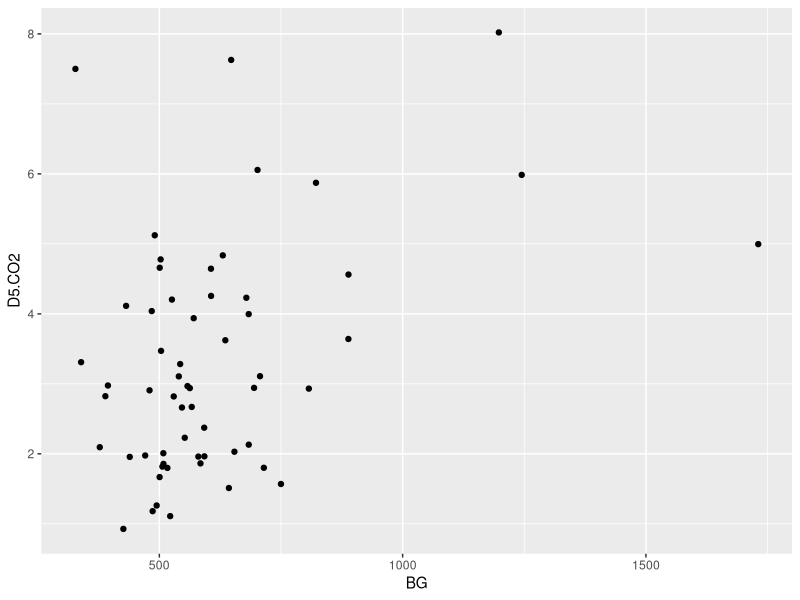
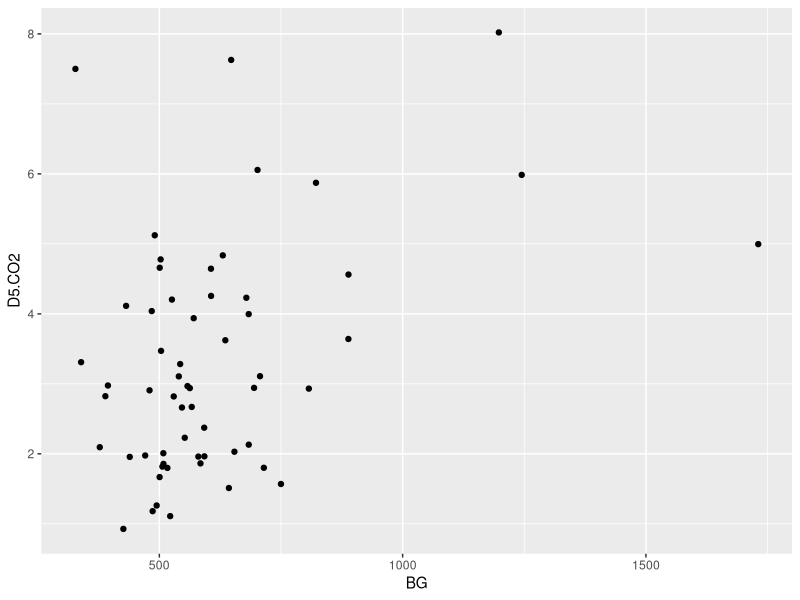
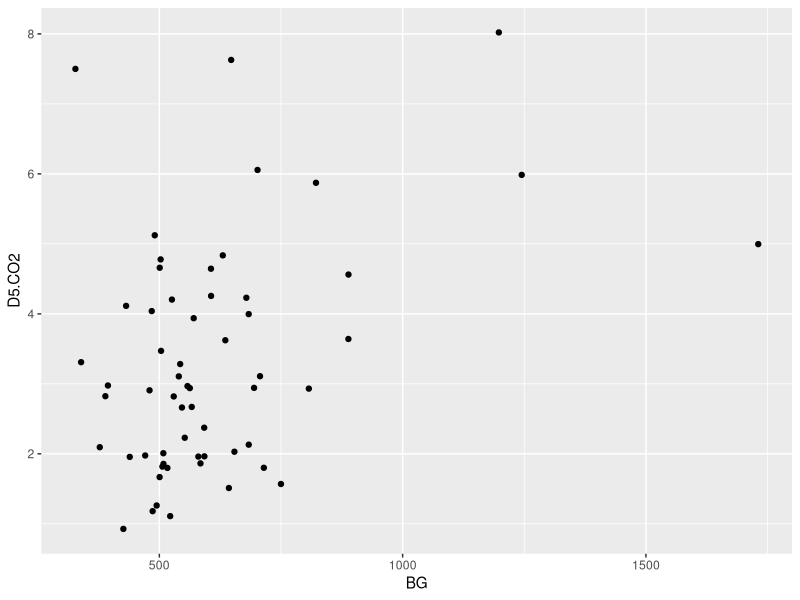
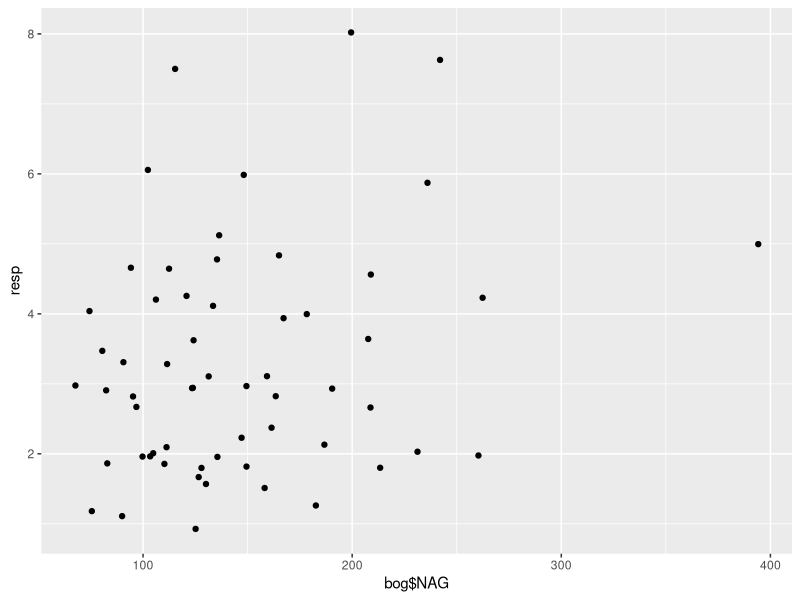
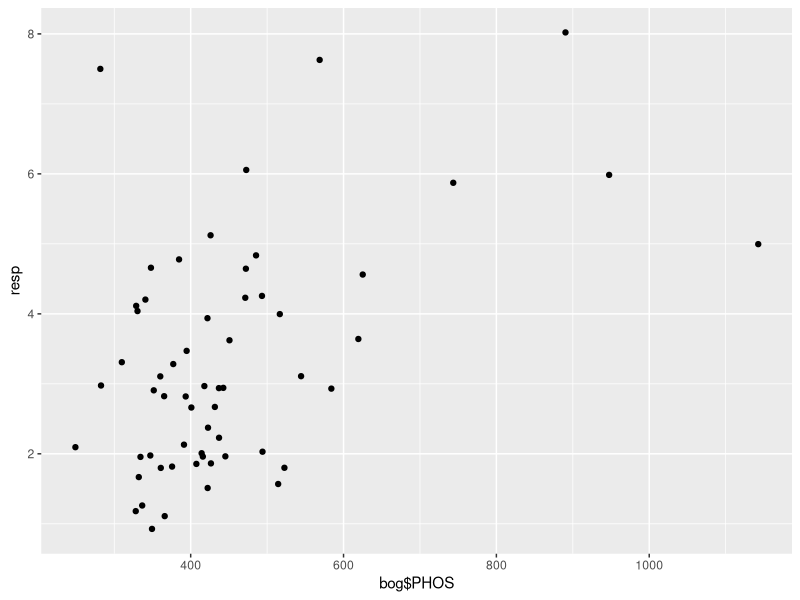
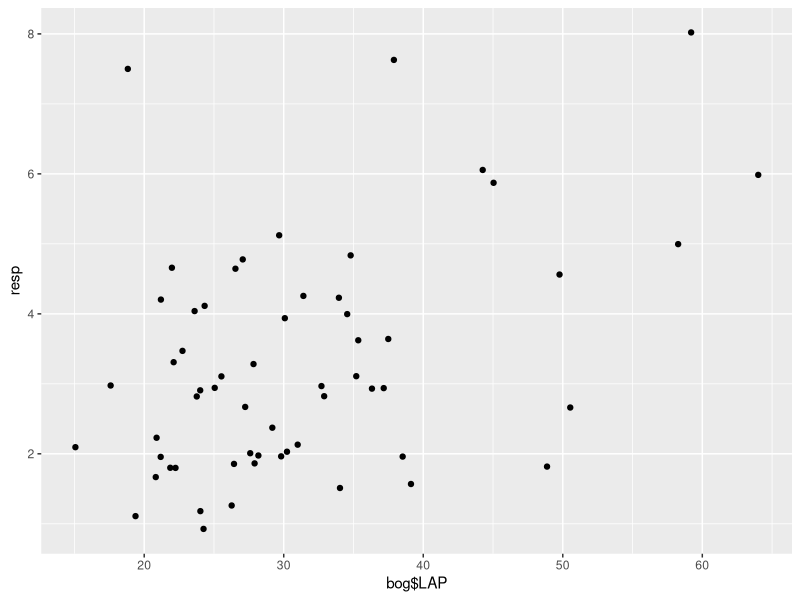
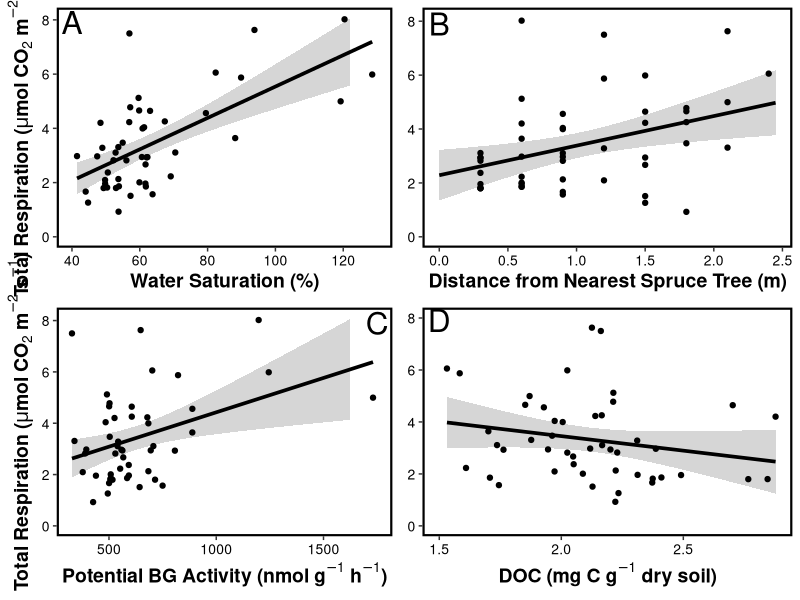
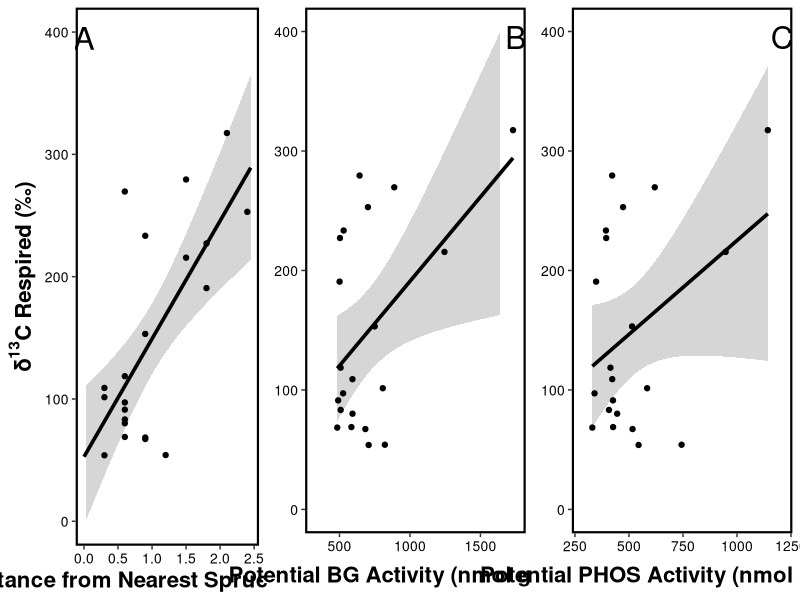

The R source for these figures, in order:
### Currrent code for bog paper analyses and figures
### Kenna Rewcastle
### March 6th, 2018
### Revised June 14, 2019

library(ggplot2)
library(dplyr)
library(MASS)
library(stats)
library(gridExtra)
library(knitr)
library(kableExtra)


# Master Data Frame ******SKIP THIS SECTION ***** ------------------------------------------
#bog1<-read.csv("bog_2015.csv")
#bog<-filter(bog1,GWC!="NA")

# Compress enzymes into a total nutrient enzyme activity parameter and a total carbon enzyme activity parameter.

# nutrient enzymes
#NAG<-bog$NAG
#PHOS<-bog$PHOS
#LAP<-bog$LAP 
#enzyNut<-NAG+PHOS+LAP

# carbon enzymes
#CBH<-bog$CBH
#AG<-bog$AG
#BG<-bog$BG
#enzyC<-CBH+AG+BG

# add total enzyme columns to main dataframe
#bog<-cbind(bog,enzyNut,enzyC)

#bog[51,31]<-NA # Excludes one very clear outlier (screwed up analysis?) MBC point

# data frame without NAs for step AIC function
#realbog<-filter(bog,MBC.mg.C.g.1.dry.soil!="NA")

#write.csv(bog,file="Master_BOG2015_forR.csv",row.names=FALSE)
#write.csv(realbog,file="BOG2015_for_stepAIC.csv",row.names=FALSE)


# ANALYSES FOR MANUSCRIPT BODY --------------------------------------------
bog<-read.csv("Master_BOG2015_forR.csv")
realbog<-read.csv("BOG2015_for_stepAIC.csv")
bog_starch<-filter(realbog,carbon=="label")

# Scale C and N values  ----------------

# Reviewer 2 didn't like the idea of adding enzyme activities together to come up with a composite enzyme activity. To address this, I've scaled the enzyme activities so that the magnitude each of the three individual activities in the composite variable are comparable. Resp x each enzyme and d13 by each enzyme will be included in the supplemental material.


# RESPIRATION --------------------------------------------
resp<-bog$D5.CO2

# Carbon enzymes
bg_resp<-lm(resp~bog$BG)
summary(bg_resp) # p = 0.003, R2 = 0.1327
qplot(x=BG,y=D5.CO2,data=bog)

ag_resp<-lm(resp~bog$AG)
summary(ag_resp) # p = 0.990, R2 = -0.01754
qplot(x=BG,y=D5.CO2,data=bog)

cbh_resp<-lm(resp~bog$CBH)
summary(cbh_resp) # p = 0.007 R2 = 0.1067
qplot(x=BG,y=D5.CO2,data=bog)


# Nutrient enzymes
nag_resp<-lm(resp~bog$NAG) 
summary(nag_resp) # p = 0.063 R2 = 0.042
qplot(bog$NAG,resp)

phos_resp<-lm(resp~bog$PHOS)
summary(phos_resp) # p = 0.0001 R2 = 0.2157
qplot(bog$PHOS,resp)

lap_resp<-lm(resp~bog$LAP)
summary(lap_resp) # p = 0.0007938 R2 = 0.1662
qplot(bog$LAP,resp)

##### Model selection using step AIC for resp predictors. These parameters are for the scenario where we include 

resp<-realbog$D5.CO2
MBC<-realbog$MBC.mg.C.g.1.dry.soil
# logMBC<-log(MBC) # Data is slightly more normally distributed... Not enough to matter!
# resp_enzyC<-realbog$enzyC
# resp_enzyNut<-realbog$enzyNut
sat<-realbog$per..saturation
pH<-realbog$pH
DOC<-realbog$DOC..mg.C.g.1.dry.soil.
CN<-realbog$peat.C.N
spruce<-realbog$Dist..Spruce..m.
blub<-realbog$Dist..Blueberry..m.

enzy_C_scale<-data.frame("AG_scale"=realbog$AG,"BG_scale"=realbog$BG,"CBH_scale"=realbog$CBH)
enzy_C_scale<-scale(enzy_C_scale,center=FALSE,scale=TRUE)
sum_C_scale<-enzy_C_scale[,1] + enzy_C_scale[,2] + enzy_C_scale[,3]

enzy_nut_scale<-data.frame("NAG_scale"=realbog$NAG,"PHOS_scale"=realbog$PHOS,"LAP_scale"=realbog$LAP)
enzy_nut_scale<-scale(enzy_nut_scale,center=FALSE,scale=TRUE)
sum_nut_scale<-enzy_nut_scale[,1] + enzy_nut_scale[,2] + enzy_nut_scale[,3]

AG<-realbog$AG
BG<-realbog$BG
CBH<-realbog$CBH
NAG<-realbog$NAG
LAP<-realbog$LAP
PHOS<-realbog$PHOS

# These parameters are on the full dataset (n=59) and excludes MBC and DOC
# resp<-bog$D5.CO2
# resp_enzyC<-bog$enzyC
# resp_enzyNut<-bog$enzyNut
# sat<-bog$per..saturation
# pH<-bog$pH
# CN<-bog$peat.C.N
# spruce<-bog$Dist..Spruce..m.
# blub<-bog$Dist..Blueberry..m.

# Figure out parameter order in initial model by comparing resp~paramater R2

# predict1<-data.frame(MBC,resp_enzyC,resp_enzyNut,sat,pH,DOC,CN,spruce,blub)
# predict1<-data.frame(sum_C_scale,sum_nut_scale,sat,pH,CN,spruce,blub,MBC,DOC)
predict1<-data.frame(AG,BG,CBH,NAG,PHOS,LAP,sat,pH,CN,spruce,blub,MBC,DOC)

param_R2<-function(predict,response){
  N<-ncol(predict)
  R2vect<-c()
  for (i in 1:N) {
    regression<-lm(response~predict[,i])
    R2vect[i]<-summary(regression)$adj.r.squared
  }
  results<-data.frame(names(predict),R2vect)
  colnames(results)<-c("Predictor","R2")
  results<-results[order(-results$R2),] 
  return(results)
}

resp_rs<-param_R2(predict=predict1,response=resp)
print(resp_rs)

# StepAIC model selection 

library(MASS)

mod001<-lm(resp~sat+ PHOS+ LAP+ MBC+ BG+ spruce+ CBH+ NAG+ DOC+ pH+ blub+ CN+ AG)
# mod001<-lm(resp~sat+ resp_enzyNut+ spruce+ resp_enzyC+ pH+ CN+ blub)
startmod<-lm(resp~1)
stepmod001<-stepAIC(startmod,direction="both",scope=resp~sat+ PHOS+ LAP+ MBC+ BG+ spruce+ CBH+ NAG+ DOC+ pH+ blub+ CN+ AG) # best model: resp ~ sat + BG + spruce + DOC, AIC = 19.5
summary(stepmod001)

mod1<-lm(resp~sat)
summary(mod1)
mod2<-lm(resp~sat+BG)
summary(mod2)
mod3<-lm(resp~sat+BG+spruce)
summary(mod3)
mod4<-lm(resp~sat+BG+spruce+DOC)
summary(mod4)

##### Linear regressions between parameters in best fit model and resp

resp_sat<-lm(resp~sat)
summary(resp_sat) # p < 0.001, R2 = 0.411

resp_sat_plot<-ggplot(data=realbog,aes(x=sat,y=resp)) +
  geom_smooth(method=lm,formula=y~x,colour="black",size=1.25) +
  geom_point() +
  ylim(0,8.1) +
  ylab(expression(bold(paste("Total Respiration (",mu,"mol"," ","CO"[2]," ","m"^-2," s"^-1,")")))) +
  xlab(label="Water Saturation (%)") +
  coord_cartesian(xlim=c(40,130), ylim=c(0,8.05)) + # Makes sure that CI and line fit extend to edge of graph
  annotate("text", x = 40, y = 7.9, label = "A", size=8, color="black") +
  theme(panel.grid.minor=element_blank(),
        panel.grid.major=element_blank(),
        axis.text=element_text(colour="black",size=10),
        axis.title=element_text(size=14,face="bold"),
        panel.border=element_rect(fill=NA,colour="black",size=1.5),
        panel.background=element_rect(fill=NA)
  )

resp_spruce<-lm(resp~spruce)
summary(resp_spruce) # p = 0.007, R2 = 0.13

resp_spruce_plot<-ggplot(data=realbog,aes(x=spruce,y=resp)) +
  geom_smooth(method=lm,formula=y~x,fullrange=TRUE,colour="black",size=1.25) +
  geom_point() +
  ylab(label=NULL) +
  xlab(label="Distance from Nearest Spruce Tree (m)") +
  ylim(0,8.1) +
  xlim(0,2.45) +
  annotate("text", x = 0, y = 7.9, label = "B", size=8, color="black") +
  theme(panel.grid.minor=element_blank(),
        panel.grid.major=element_blank(),
        axis.text=element_text(colour="black",size=10),
        axis.title=element_text(size=14,face="bold"),
        panel.border=element_rect(fill=NA,colour="black",size=1.5),
        panel.background=element_rect(fill=NA)
  )

resp_BG_mod<-lm(resp~BG) # p = 0.007, R2 = 0.129
summary(resp_BG_mod)

resp_BG_plot<-ggplot(data=realbog,aes(x=BG,y=resp)) +
  geom_smooth(method=lm,formula=y~x,colour="black",size=1.25) +
  geom_point() +
  ylab(expression(bold(paste("Total Respiration (",mu,"mol"," ","CO"[2]," ","m"^-2," s"^-1,")")))) +
  xlab(expression(bold(paste("Potential BG Activity"," (nmol"," g"^-1," h"^-1,")")))) +
  ylim(0,8.1) +
  annotate("text", x = 1750, y = 7.9, label = "C", size=8, color="black") +
  theme(panel.grid.minor=element_blank(),
        panel.grid.major=element_blank(),
        axis.text=element_text(colour="black",size=10),
        axis.title=element_text(size=14,face="bold"),
        panel.border=element_rect(fill=NA,colour="black",size=1.5),
        panel.background=element_rect(fill=NA)
  )

resp_DOC<-lm(resp~DOC) # p = 0.16, R2 = 0.022
summary(resp_DOC)

resp_DOC_plot<-ggplot(data=realbog,aes(x=DOC,y=resp)) +
  geom_smooth(method=lm,formula=y~x,colour="black",size=1.25) +
  geom_point() +
  ylab(label=NULL) +
  xlab(expression(bold(paste("DOC (mg C ","g"^-1," dry soil)")))) +
  ylim(0,8) +
  annotate("text", x = 1.5, y = 7.9, label = "D", size=8, color="black") +
  theme(panel.grid.minor=element_blank(),
        panel.grid.major=element_blank(),
        axis.text=element_text(colour="black",size=10),
        axis.title=element_text(size=14,face="bold"),
        panel.border=element_rect(fill=NA,colour="black",size=1.5),
        panel.background=element_rect(fill=NA)
  )

##### Panneled figure for best predictor regressions

library(gridExtra)
Figure2<-grid.arrange(resp_sat_plot,resp_spruce_plot,resp_BG_plot,resp_DOC_plot,nrow=2)
ggsave(filename="Figure2.pdf",plot=Figure2,dpi=300,width=8.75,height=7.5,units="in")

##### Model selection using step AIC for d13 predictors.

bog_starch<-filter(realbog,carbon=="label")

d13<-bog_starch$D5.d13
MBC<-bog_starch$MBC.mg.C.g.1.dry.soil
starch_enzyC<-bog_starch$enzyC
starch_enzyNut<-bog_starch$enzyNut
sat<-bog_starch$per..saturation
pH<-bog_starch$pH
DOC<-bog_starch$DOC..mg.C.g.1.dry.soil.
CN<-bog_starch$peat.C.N
spruce<-bog_starch$Dist..Spruce..m.
blub<-bog_starch$Dist..Blueberry..m.
resp<-bog_starch$D5.CO2
AG<-bog_starch$AG
BG<-bog_starch$BG
CBH<-bog_starch$CBH
NAG<-bog_starch$NAG
PHOS<-bog_starch$PHOS
LAP<-bog_starch$LAP

# Scale enzyme parameters
enzy_C_scale<-data.frame("AG_scale"=bog_starch$AG,"BG_scale"=bog_starch$BG,"CBH_scale"=bog_starch$CBH)
enzy_C_scale<-scale(enzy_C_scale,center=FALSE,scale=TRUE)
sum_C_scale<-enzy_C_scale[,1] + enzy_C_scale[,2] + enzy_C_scale[,3]

enzy_nut_scale<-data.frame("NAG_scale"=bog_starch$NAG,"PHOS_scale"=bog_starch$PHOS,"LAP_scale"=bog_starch$LAP)
enzy_nut_scale<-scale(enzy_nut_scale,center=FALSE,scale=TRUE)
sum_nut_scale<-enzy_nut_scale[,1] + enzy_nut_scale[,2] + enzy_nut_scale[,3]

# Figure out parameter order in initial model by comparing resp~paramater R2

predict2<-data.frame(MBC,AG,BG,CBH,NAG,LAP,PHOS,sat,pH,DOC,CN,spruce,blub)
# predict2<-data.frame(starch_enzyC,starch_enzyNut,sat,pH,CN,spruce,blub)

starch_rs<-param_R2(predict=predict2,response=d13)
print(starch_rs)

# StepAIC model selection
library(MASS)

mod002<-lm(d13~spruce+ MBC+ BG+ CBH+ sat+ LAP+ PHOS+ AG+ NAG+ DOC+ CN+ blub+ pH)
# mod002<-lm(d13~spruce+ starch_enzyC+ sat+ starch_enzyNut+ CN+ pH+ blub)
# Best model: resp~ spruce+ starch_enzyC + starch_enzyNut 
startmod<-lm(d13~1)
stepmod002<-stepAIC(startmod,direction="both",scope=d13~spruce+ MBC+ BG+ CBH+ sat+ LAP+ PHOS+ AG+ NAG+ DOC+ CN+ blub+ pH)
summary(stepmod002) # best model = spruce + BG + PHOS

mod01<-lm(d13~spruce)
summary(mod01)
mod02<-lm(d13~spruce+ BG)
summary(mod02)
mod03<-lm(d13~spruce + BG + PHOS)
summary(mod03)

##### Linear regressions between parameters in best fit model and d13

d13_spruce<-lm(d13~spruce)
summary(d13_spruce) # p = 0.002, R2 = 0.35

d13_spruce_plot<-ggplot(data=bog_starch,aes(x=spruce,y=d13)) +
  geom_smooth(method=lm,formula=y~x,fullrange=TRUE,colour="black",size=1.25) +
  geom_point() +
  ylab(label=expression(bold(paste("\u03B4"^{bold("13")}, "C Respired (\u2030)")))) +
  xlab(label="Distance from Nearest Spruce Tree (m)") +
  ylim(0,400) +
  xlim(0,2.45) +
  annotate("text", x = 0, y = 395, label = "A", size=8, color="black") +
  theme(panel.grid.minor=element_blank(),
        panel.grid.major=element_blank(),
        axis.text=element_text(colour="black",size=10),
        axis.title.y=element_text(size=16,face="bold"),
        axis.title.x=element_text(size=16,face="bold"),
        panel.border=element_rect(fill=NA,colour="black",size=1.5),
        panel.background=element_rect(fill=NA)
  )

d13_BG<-lm(d13~BG) # p = 0.010, R2 = 0.2515
summary(d13_BG)

d13_BG_plot<-ggplot(data=bog_starch,aes(x=BG,y=d13)) +
  geom_smooth(method=lm,formula=y~x,colour="black",size=1.25) +
  geom_point() +
  ylab(label=NULL) +
  xlab(expression(bold(paste("Potential BG Activity"," (nmol"," g"^-1," h"^-1,")")))) +
  ylim(0,400) +
  annotate("text", x = 1750, y = 395, label = "B", size=8, color="black") +
  theme(panel.grid.minor=element_blank(),
        panel.grid.major=element_blank(),
        axis.text=element_text(colour="black",size=10),
        axis.title.y=element_text(size=16,face="bold"),
        axis.title.x=element_text(size=16,face="bold"),
        panel.border=element_rect(fill=NA,colour="black",size=1.5),
        panel.background=element_rect(fill=NA)
  )

d13_PHOS<-lm(d13~PHOS) # p = 0.048, R2 = 0.14
summary(d13_PHOS)

d13_PHOS_plot<-ggplot(data=bog_starch,aes(x=PHOS,y=d13)) +
  geom_smooth(method=lm,formula=y~x,colour="black",size=1.25) +
  geom_point() +
  ylab(label=NULL) +
  xlab(expression(bold(paste("Potential PHOS Activity"," (nmol"," g"^-1," h"^-1,")")))) +
  ylim(0,400) +
  annotate("text", x = 1210, y = 395, label = "C", size=8, color="black") +
  theme(panel.grid.minor=element_blank(),
        panel.grid.major=element_blank(),
        axis.text=element_text(colour="black",size=10),
        axis.title.y=element_text(size=16,face="bold"),
        axis.title.x=element_text(size=16,face="bold"),
        panel.border=element_rect(fill=NA,colour="black",size=1.5),
        panel.background=element_rect(fill=NA)
  )

##### Panneled figure for best predictor regressions

library(gridExtra)
Figure1<-grid.arrange(d13_spruce_plot,d13_BG_plot,d13_PHOS_plot,nrow=1)
# ggsave(filename="Figure1.jpeg",plot=Figure1,dpi=300,width=11,units="in")

###### Does respiration predict d13?
starch_resp<-lm(d13~resp)
summary(starch_resp) # no, p=0.88
qplot(x=resp,y=d13)

##### Mean bog properties table

# Use full dataset that includes NAs, bog1
bog1<-read.csv("bog_2015.csv")
names(bog1)

blub<-bog1$Dist..Blueberry..m.
spruce<-bog1$Dist..Spruce..m.
sat<-bog1$per..saturation
pH<-bog1$pH
peatCN<-bog1$peat.C.N
DOC<-bog1$DOC..mg.C.g.1.dry.soil.
DON<-bog1$DON..mg.N.g.1.dry.soil.
MBC<-bog1$MBC.mg.C.g.1.dry.soil
MBN<-bog1$MBN.mg.N.g.1.dry.soil
enzyC<-(bog1$AG + bog1$BG + bog1$CBH)
enzyN<-(bog1$NAG + bog1$PHOS + bog1$LAP)

tableDat<-data.frame(blub,spruce,sat,pH,peatCN,DOC,DON,MBC,MBN,enzyC,enzyN)

#########################################################################################################
# FUNCTION: bogMean
# Calculates site-level mean and standard deviation of all bog properties
# input: dat: data frame where columns are individual parameters and rows are observations across parameters for an individual mesocosm
# output: data frame listing mean and sd for each parameter
#--------------------------------------------------------------------------------------------------------

bogMean<-function(dat=NULL) {
  if(is.null(dat)) { # Minimalist code for default data frame to test function
    var1<-runif(10)
    var2<-runif(10)
    dat<-data.frame(var1,var2)
  }
  
  N<-ncol(dat)
  
  param<-c()
  meanDat<-c()
  sdDat<-c()
  sumDat<-data.frame(param,meanDat,sdDat)
  
  namesDat<-names(dat)
  
  for(i in 1:N) {
    meanVar<-mean(dat[,i], na.rm=TRUE) # removes NAs from a column before calculating mean
    sdVar<-sd(dat[,i], na.rm=TRUE)
    name<-namesDat[i]
    
    sumDat[i,1]<-name
    sumDat[i,2]<-meanVar
    sumDat[i,3]<-sdVar
  }
  
  names(sumDat)<-c("Parameter","Mean","Standard Deviation")
  return(sumDat)
}
#_________________________________________________________________

tableOutput<-bogMean(dat=tableDat)
write.csv(tableOutput,file="table_means.csv") # Creates a .csv file in working directory with parameters and their means and sds. This data goes into a .csv file that will be used as the skeleton for a kable table.

# See markdown file --> knit to pdf for using kable to make table look pretty for manuscript.



# SUPPLEMENTARY FIGURES ---------------------------------------------------

##### Mesh size does not affect microbial biomass (plot and stats)

mesh<-as.factor(bog$treatment)
MBC<-bog$MBC.mg.C.g.1.dry.soil

mesh_MBC<-lm(MBC~mesh)
anova(mesh_MBC) # p = 0.204, F = 1.646
summary(mesh_MBC)

mesh_cols<-c("1"="grey60","2"="grey32","3"="black")
mesh_scale<-c(1,2,3)

mesh_MBC_fig<-ggplot(data=bog,aes(x=mesh,y=MBC)) +
  geom_boxplot(lwd=1.5) +
  labs(x="Mesh Size",y=bquote(bold('Microbial Biomass C (mg C '*g^-1*' dry soil)'))) +
  # scale_colour_manual(values=mesh_cols,labels=c("1.45 mm","55 \u03BCm","5 \u03BCm"),guide=FALSE) + 
  # weird text is unicode for mu
  annotate("text",x=3.4,y=4.1,label="A",size=10) +
  scale_x_discrete(limits=mesh_scale, labels=c("1.45 mm","55 \u03BCm","5 \u03BCm")) +
  theme(panel.grid.minor=element_blank(),panel.grid.major=element_blank(),
        axis.text=element_text(colour="black",size=10),
        axis.title=element_text(size=14,face="bold"),
        panel.border=element_rect(fill=NA,colour="black",size=1.5),
        panel.background=element_rect(fill=NA))

mesh_MBC_fig

##### Mesh size does not affect peat water saturation (plot and stats)

mesh<-as.factor(bog$treatment)
sat<-bog$per..saturation

mesh_sat<-lm(sat~mesh)
anova(mesh_sat) # p = 0.09372, F = 2.470
summary(mesh_sat)

mesh_cols<-c("1"="grey60","2"="grey32","3"="black")
mesh_scale<-c(1,2,3)

mesh_sat_fig<-ggplot(data=bog,aes(x=mesh,y=sat)) +
  geom_boxplot(lwd=1.5) +
  labs(x="Mesh Size",y="% Water Saturation") +
  # scale_colour_manual(values=mesh_cols,labels=c("1.45 mm","55 \u03BCm","5 \u03BCm"),guide=FALSE) + 
  # weird text is unicode for mu
  annotate("text",x=3.4,y=128,label="B",size=10) +
  scale_x_discrete(limits=mesh_scale, labels=c("1.45 mm","55 \u03BCm","5 \u03BCm")) +
  theme(panel.grid.minor=element_blank(),panel.grid.major=element_blank(),
        axis.text=element_text(colour="black",size=10),
        axis.title=element_text(size=14,face="bold"),
        panel.border=element_rect(fill=NA,colour="black",size=1.5),
        panel.background=element_rect(fill=NA))

mesh_sat_fig

##### Paneled figure for supplemental Figure S1

library(gridExtra)
S1<-grid.arrange(mesh_MBC_fig,mesh_sat_fig,nrow=1)
ggsave(filename="S1.jpeg",plot=S1,dpi=300)

##### Labeled starch treatment was successful (increase in 13C CO2 respiration in labeled mesocosms)

carbon<-as.factor(bog$carbon)
d13<-bog$D5.d13

d13effect<-t.test(formula=d13~carbon) # p < 0.001, t = -9.5717
labeled<-filter(bog,carbon=="label")
water<-filter(bog,carbon=="control")
mean(labeled$D5.d13) # 134.38
sd(labeled$D5.d13) # 82.99
mean(water$D5.d13) # -7.82
sd(water$D5.d13) # 6.65

# Figure for S2
d13_scale<-c(1,2)

d13effect_fig<-ggplot(data=bog,aes(x=carbon,y=d13)) +
  geom_boxplot(lwd=1.5) +
  labs(x=expression(bold(paste(text=" "^{bold("13")},"C"," Starch Addition"))),y=expression(bold(paste("\u03B4"^{bold("13")}, "C Respired (\u2030)")))) +
  scale_x_discrete(labels=c("control"="Control","label"="Labeled")) +
  theme(panel.grid.minor=element_blank(),panel.grid.major=element_blank(),
        axis.text.y=element_text(colour="black",size=10),
        axis.text.x=element_text(colour="black",size=14),
        axis.title=element_text(size=14,face="bold"),
        panel.border=element_rect(fill=NA,colour="black",size=1.5),
        panel.background=element_rect(fill=NA))

## Save plot
ggsave(filename="S2.jpeg",plot=d13effect_fig,dpi=300)


#### Starch addition treatment doesn't affect: total resp, microbial biomass, enzyme activity (all 6), peat saturation, pH

carbon<-as.factor(bog$carbon)
resp<-bog$D5.CO2
MBC<-bog$MBC.mg.C.g.1.dry.soil
AG<-bog$AG
BG<-bog$BG
CBH<-bog$CBH
NAG<-bog$NAG
PHOS<-bog$PHOS
LAP<-bog$LAP
sat<-bog$per..saturation
pH<-bog$pH
DOC<-bog$DOC..mg.C.g.1.dry.soil.
CN<-bog$peat.C.N
enzyC<-bog$enzyC
enzyNut<-bog$enzyNut

# t-tests first
t.test(formula=resp~carbon) # p = 0.6186, t = -0.50054, RESPIRATION
t.test(formula=MBC~carbon) # p = 0.667, t = -0.43349, MBC
t.test(formula=AG~carbon) # p = 0.4964, t = 0.68441, AG
starch_BG<-t.test(formula=BG~carbon) # p = 0.1615, t = -1.4219
starch_CBH<-t.test(formula=CBH~carbon) # p = 0.1607, t = -1.4225
starch_NAG<-t.test(formula=NAG~carbon) # p = 0.3001, t = 1.0463
starch_PHOS<-t.test(formula=PHOS~carbon) # p = 0.166, t = -1.4057
starch_LAP<-t.test(formula=LAP~carbon) # p = 0.6616, t = -0.44
starch_enzyC<-t.test(formula=enzyC~carbon)
starch_enzyNut<-t.test(formula=enzyNut~carbon)
starch_sat<-t.test(formula=sat~carbon) # p = 0.2097, t = -1.2694 
starch_pH<-t.test(formula=pH~carbon) # p = 0.8739, t = -0.15945
starch_DOC<-t.test(formula=DOC~carbon) # p = 0.2034, t = 1.2964
starch_CN<-t.test(formula=CN~carbon) # p = 0.9167, t = -0.10508

# MIGHT need to build a supplemental figure displaying all of this

##### Respiration and d13 by DOC and MBC to validate removing from model selection

DOC_resp<-lm(resp~DOC)
summary(DOC_resp)

MBC_resp<-lm(resp~MBC)
summary(MBC_resp)

DOC_d13<-lm(d13~DOC)
summary(DOC_d13)

MBC_d13<-lm(d13~MBC)
summary(MBC_d13)

##### Atom percent 13CO2 across sampling days

five_day_atom<-c(bog_starch$D1.13C.atom..,bog_starch$D2.13C.atom..,bog_starch$D3.13C.atom..,bog_starch$D4.13C.atom..,bog_starch$D5.13C.atom..)

atom_days<-rep(1:5,each=22)

atom_dat<-data.frame("Day"=atom_days,"Atom_Percent"=five_day_atom)
atom_dat$Day<-as.factor(atom_dat$Day)

# I think boxplots are the correct way to do this...
atom_days_fig<-ggplot(data=atom_dat,aes(x=Day,y=Atom_Percent)) +
    geom_boxplot(lwd=1) +
    labs(y=expression(bold(paste(text=" "^{bold("13")},"C"," Atom % in ","CO"[bold(2)]))),x=expression(bold(paste(text="Days After"," "^{bold("13")},"C","-Starch Addition")))) +
    theme(panel.grid.minor=element_blank(),panel.grid.major=element_blank(),
          axis.text.y=element_text(colour="black",size=10),
          axis.text.x=element_text(colour="black",size=14),
          axis.title=element_text(size=14,face="bold"),
          panel.border=element_rect(fill=NA,colour="black",size=1.5),
          panel.background=element_rect(fill=NA))

atom_days_smooth<-ggplot(data=atom_dat,aes(x=as.numeric(atom_dat$Day),y=Atom_Percent)) +
  geom_point() +
  geom_smooth(col="black") +
  labs(y=expression(bold(paste(text=" "^{bold("13")},"C"," Atom % in ","CO"[bold(2)]))),x=expression(bold(paste(text="Days After"," "^{bold("13")},"C","-Starch Addition")))) +
  theme(panel.grid.minor=element_blank(),panel.grid.major=element_blank(),
        axis.text.y=element_text(colour="black",size=10),
        axis.text.x=element_text(colour="black",size=14),
        axis.title=element_text(size=14,face="bold"),
        panel.border=element_rect(fill=NA,colour="black",size=1.5),
        panel.background=element_rect(fill=NA))

##### Atom percent 13CO2 across sampling days

five_day_d13<-c(bog_starch$D1.d13,bog_starch$D2.d13,bog_starch$D3.d13,bog_starch$D4.d13,bog_starch$D5.d13)

d13_days<-rep(1:5,each=22)

d13_dat<-data.frame("Day"=d13_days,"d13"=five_day_d13)
d13_dat$Day<-as.factor(d13_dat$Day)

d13_days_fig<-ggplot(data=d13_dat,aes(x=Day,y=d13)) +
  geom_boxplot(lwd=1) +ylab(label=expression(bold(paste("\u03B4"^{bold("13")}, "C Respired (\u2030)")))) +
  labs(y=expression(bold(paste("\u03B4"^{bold("13")}, "C Respired (\u2030)"))),x=expression(bold(paste(text="Days After"," "^{bold("13")},"C","-Starch Addition")))) +
  theme(panel.grid.minor=element_blank(),panel.grid.major=element_blank(),
        axis.text.y=element_text(colour="black",size=10),
        axis.text.x=element_text(colour="black",size=14),
        axis.title=element_text(size=14,face="bold"),
        panel.border=element_rect(fill=NA,colour="black",size=1.5),
        panel.background=element_rect(fill=NA))

ggsave(filename="d13_5_days.jpg",plot=d13_days_fig)

# Distrubtion in mesocosm proximity to spruce, blueberry ------------------

Distance<-c(bog$Dist..Spruce..m.,bog$Dist..Blueberry..m.)
Tree<-c(rep("spruce",times=59),rep("blub",times=59))
dist_df<-data.frame("Tree"=Tree,"Distance"=Distance)

ggplot(data=dist_df, aes(dist_df$Distance,fill=dist_df$Tree)) + 
  geom_density(alpha=0.7) +
  labs(fill="Focal plant species",x="Mesocosm distance to nearest stem (m)",y="Density") +
  scale_fill_discrete(labels=c("spruce"="black spruce","blub"="blueberry")) +
  theme_classic()

ggsave(filename="Plant_dist.jpg")



# Is water-microbial activity relationship driven by pH? ------------------

#### Water saturation vs. pH
sat_pH<-ggplot(data=bog,aes(x=bog$per..saturation,y=bog$pH)) +
  geom_smooth(method=lm,formula=y~x,colour="black",size=1.25) +
  geom_point() +
  ylab(expression(bold(paste("pH")))) +
  xlab(label="Water Saturation (%)") +
  theme(panel.grid.minor=element_blank(),
        panel.grid.major=element_blank(),
        axis.text=element_text(colour="black",size=10),
        axis.title=element_text(size=14,face="bold"),
        panel.border=element_rect(fill=NA,colour="black",size=1.5),
        panel.background=element_rect(fill=NA)
  )

sat_pH_mod<-lm(bog$pH~bog$per..saturation)
summary(sat_pH_mod) # Significant, p =0.02575, F = 5.244

resp_sat_pH<-lm(bog$D5.CO2~bog$per..saturation*bog$pH)
summary(resp_sat_pH)

resp_pH<-lm(bog$D5.CO2~bog$pH)
summary(resp_pH)
# While there is a negative relationship between peat saturation and pH (p =0.02575, F = 5.244), this relationship does not seem to confound the strong correlation between peat saturation and respiration, as there is no indication of an impact of pH alone (p = 0.08687, F = 3.035) or an interactive effect between pH and peat saturation on heterotrophic respiration (p = 0.983, F = 12.87).
